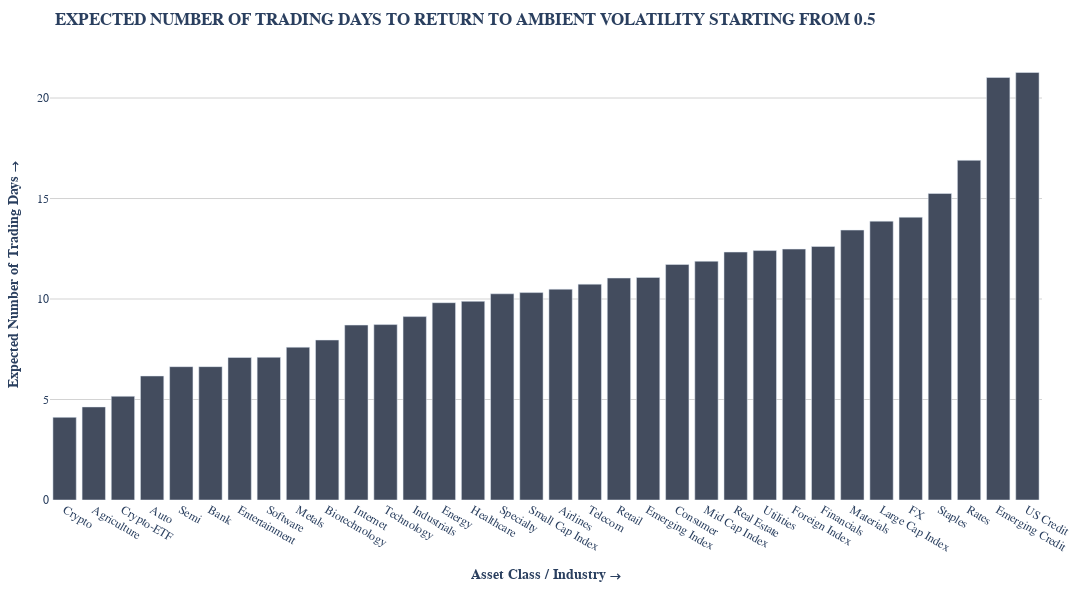

The code cell stored with this chart in its notebook:
### Code cell
fig = px.bar(grouped_expected_days.sort('expected_days'), x='category', y='expected_days')
pu.customize_plotly_chart(fig, font_family='fonts/GeistMono.ttf',  x_label="Asset Class / Industry →", y_label="Expected Number of Trading Days →", title="EXPECTED NUMBER OF TRADING DAYS TO RETURN TO AMBIENT VOLATILITY STARTING FROM 0.5", y_grid=False, color_palette="#434C5E", width=1200, height=600)

### Figure 1 — Plotly figure (JSON) as saved in the notebook; plotly's stock layout.template omitted (floating-point values rounded to 4 significant figures)
{"data": [{"alignmentgroup": "True", "hovertemplate": "category=%{x}<br>expected_days=%{y}<extra></extra>", "legendgroup": "", "marker": {"color": "#434C5E", "pattern": {"shape": ""}}, "name": "", "offsetgroup": "", "orientation": "v", "showlegend": false, "textposition": "auto", "type": "bar", "x": ["Crypto", "Agriculture", "Crypto-ETF", "Auto", "Semi", "Bank", "Entertainment", "Software", "Metals", "Biotechnology", "Internet", "Technology", "Industrials", "Energy", "Healthcare", "Specialty", "Small Cap Index", "Airlines", "Telecom", "Retail", "Emerging Index", "Consumer", "Mid Cap Index", "Real Estate", "Utilities", "Foreign Index", "Financials", "Materials", "Large Cap Index", "FX", "Staples", "Rates", "Emerging Credit", "US Credit"], "xaxis": "x", "y": [4.112, 4.63, 5.16, 6.17, 6.634, 6.635, 7.09, 7.1, 7.602, 7.96, 8.703, 8.728, 9.125, 9.817, 9.885, 10.26, 10.32, 10.49, 10.74, 11.04, 11.07, 11.72, 11.88, 12.34, 12.41, 12.48, 12.61, 13.43, 13.88, 14.07, 15.25, 16.9, 21.02, 21.27], "yaxis": "y"}], "layout": {"barmode": "relative", "font": {"family": "Roboto Mono, Courier New, monospace"}, "height": 600, "legend": {"tracegroupgap": 0}, "margin": {"b": 100, "l": 50, "r": 50, "t": 50}, "paper_bgcolor": "white", "plot_bgcolor": "white", "title": {"text": "<b>EXPECTED NUMBER OF TRADING DAYS TO RETURN TO AMBIENT VOLATILITY STARTING FROM 0.5</b>"}, "width": 1200, "xaxis": {"anchor": "y", "domain": [0, 1], "gridcolor": "lightgrey", "gridwidth": 1, "showgrid": false, "showline": false, "showticklabels": true, "title": {"text": "<b>Asset Class / Industry →</b>"}, "zeroline": false}, "yaxis": {"anchor": "x", "domain": [0, 1], "gridcolor": "lightgrey", "gridwidth": 1, "showgrid": true, "showline": false, "showticklabels": true, "title": {"text": "<b>Expected Number of Trading Days →</b>"}, "zeroline": false}}}
